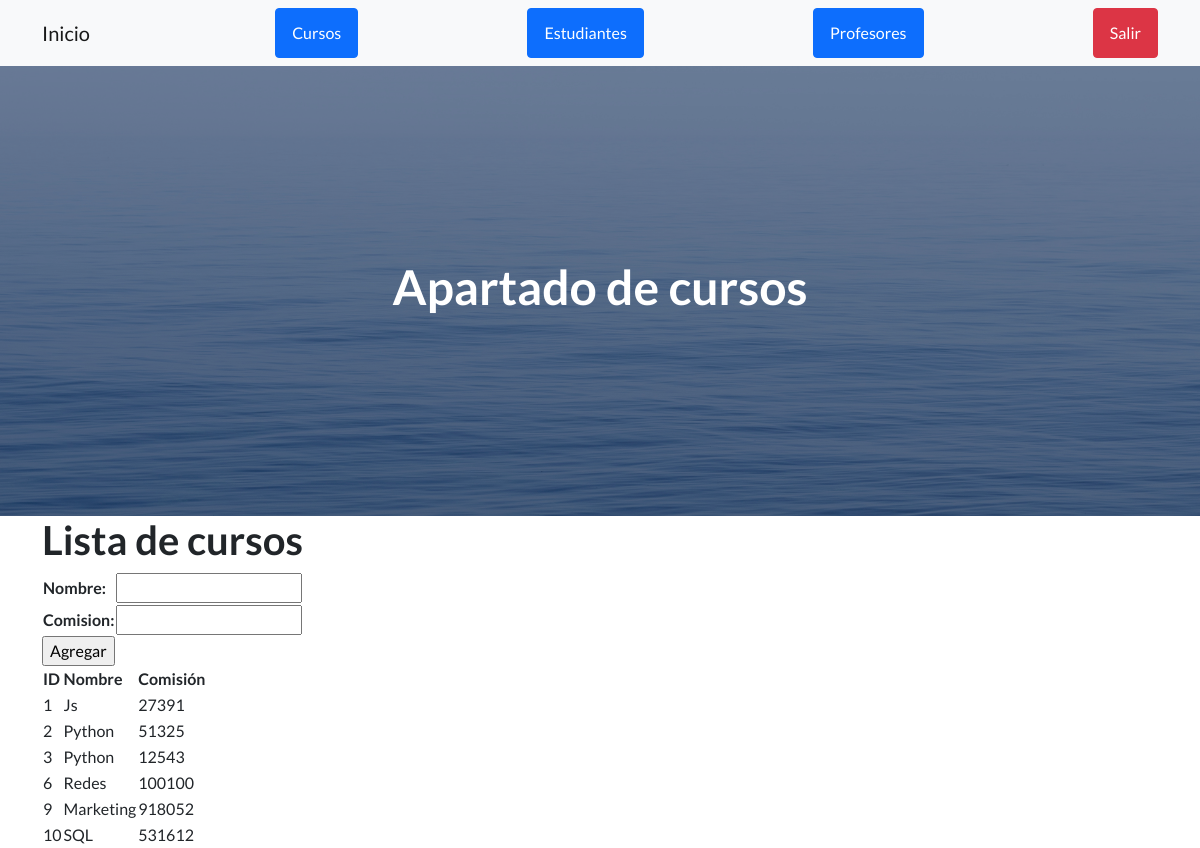
The page /AppCoder/cursos/ on the database its author committed.
### AppCoder/models.py (models this page shows, shortened)
class Curso(models.Model):
    nombre= models.CharField(max_length= 50) # campo de texto
    comision= models.IntegerField() # campo de numeros

### AppCoder/views.py (the view)
# urls.py: path('cursos/', cursos, name="cursos"),
def cursos(request):
    if request.method == "POST":
        form = CursoForm(request.POST)
        if form.is_valid():
            curso = Curso()
            curso.nombre = form.cleaned_data["nombre"]
            curso.comision = form.cleaned_data["comision"]
            curso.save()
            form = CursoForm()
    else:
            form = CursoForm()
    cursos = Curso.objects.all()
    contexto = {"cursos" : cursos, "form" : form}
    return render(request, "AppCoder/cursos.html", contexto)

### AppCoder/forms.py
class CursoForm(forms.Form):
    nombre= forms.CharField(max_length= 50)
    comision= forms.CharField(max_length= 50)

### AppCoder/templates/AppCoder/cursos.html (shortened to what this page needs)
{% extends "AppCoder/padre.html" %}
{% load static %}
{% block titulo %}
    <h1> Apartado de cursos </h1>
{% endblock %}
{% block contenido_que_cambia %}
    <h1>Lista de cursos</h1>
    <form action="" method="post">
        <table>
        {{ form.as_table }}
        </table>
        <input type="submit" value="Agregar">
    </form>
    <table>
        <thead>
            <tr>
                <th> ID </th>
                <th> Nombre </th>
                <th> Comisión </th>
            </tr>
        </thead>
        <tbody>
            {% for curso in cursos %}
            <tr>
                <td>
                    {{ curso.id }}
                </td>
                <td>
                    {{ curso.nombre }}
                </td>
                <td>
                    {{ curso.comision }}
                </td>
            </tr>
            {% endfor %}
        </tbody>
    </table>
{% endblock %}

### AppCoder/templates/AppCoder/padre.html (shortened to what this page needs)
<!DOCTYPE html>
<html lang="en">
    <head>
        {% load static %}
        <link href="https://cdn.jsdelivr.net/npm/bootstrap-icons@1.5.0/font/bootstrap-icons.css" rel="stylesheet" type="text/css" />
        <link href="{% static 'AppCoder/css/styles.css' %}" rel="stylesheet" />
    </head>
    <body>
        <nav class="navbar navbar-light bg-light static-top">
            <div class="container">
                <a class="navbar-brand" href="{% url 'inicioApp' %}">Inicio</a>
                <a class="btn btn-primary" href="{% url 'cursos' %}">Cursos</a>
                <a class="btn btn-primary" href="{% url 'estudiantes' %}">Estudiantes</a>
                <a class="btn btn-primary" href="{% url 'profesores' %}">Profesores</a>
                <a class="btn btn-danger" href="{% url 'inicio' %}">Salir</a>
            </div>
        </nav>
        <header class="masthead">
            <div class="container position-relative">
                <div class="row justify-content-center">
                    <div class="col-xl-6">
                        <div class="text-center text-white">
                            {% block titulo %}
                            {% endblock %}
                        </div>
                    </div>
                </div>
            </div>
        </header>
        <div class="container">
        {% block contenido_que_cambia %}
        {% endblock %}
        </div>

### rows shown on the page
Curso: id "1", nombre "Js", comision "27391"
Curso: id "2", nombre "Python", comision "51325"
Curso: id "3", nombre "Python", comision "12543"
Curso: id "6", nombre "Redes", comision "100100"
Curso: id "9", nombre "Marketing", comision "918052"
Curso: id "10", nombre "SQL", comision "531612"
